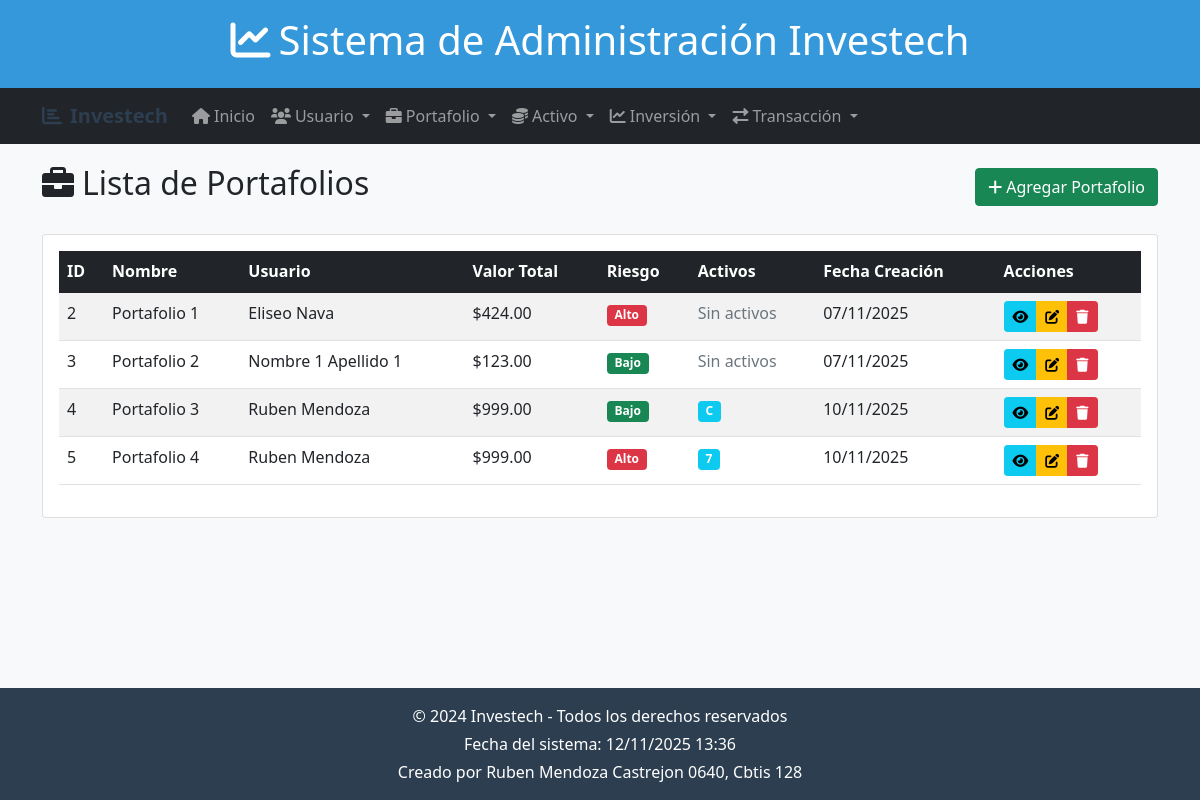
Screenshot of /portafolios/ with the database file from the repository.
### app_investech/models.py (models this page shows, shortened)
class Portafolio(models.Model):
    usuario = models.ForeignKey(Usuario, on_delete=models.CASCADE, related_name="portafolios")
    nombre = models.CharField(max_length=100)
    descripcion = models.TextField(blank=True)
    valor_total = models.DecimalField(max_digits=12, decimal_places=2, default=0.00)
    fecha_creacion = models.DateTimeField(auto_now_add=True)
    riesgo = models.CharField(max_length=50, choices=[('bajo', 'Bajo'), ('medio', 'Medio'), ('alto', 'Alto')])
    activos = models.ManyToManyField('Activo', related_name="portafolios")

class Usuario(models.Model):
    nombre = models.CharField(max_length=100)
    apellido = models.CharField(max_length=100)
    email = models.EmailField(unique=True)
    telefono = models.CharField(max_length=20, blank=True, null=True)
    fecha_registro = models.DateTimeField(auto_now_add=True)
    pais = models.CharField(max_length=50)
    saldo_disponible = models.DecimalField(max_digits=12, decimal_places=2, default=0.00)

class Activo(models.Model):
    nombre = models.CharField(max_length=100)
    tipo = models.CharField(max_length=50, choices=[
        ('accion', 'Acción'),
        ('bono', 'Bono'),
        ('cripto', 'Criptomoneda'),
        ('fondo', 'Fondo de inversión'),
        ('otro', 'Otro'),
    ])
    simbolo = models.CharField(max_length=10)
    precio_actual = models.DecimalField(max_digits=10, decimal_places=2)
    fecha_actualizacion = models.DateTimeField(auto_now=True)
    mercado = models.CharField(max_length=100)
    volatilidad = models.DecimalField(max_digits=5, decimal_places=2, help_text="Porcentaje de volatilidad")

### app_investech/views.py (the view)
# urls.py: path('portafolios/', views.inicio_portafolio, name='inicio_portafolio'),
def inicio_portafolio(request):
    portafolios = Portafolio.objects.all()
    return render(request, 'portafolio/ver_portafolio.html', {'portafolios': portafolios})

### app_investech/templates/portafolio/ver_portafolio.html (shortened to what this page needs)
{% extends 'base.html' %}
{% block content %}
<div class="d-flex justify-content-between align-items-center mb-4">
    <h2><i class="fas fa-briefcase me-2"></i>Lista de Portafolios</h2>
    <a href="{% url 'agregar_portafolio' %}" class="btn btn-success">
        <i class="fas fa-plus me-1"></i>Agregar Portafolio
    </a>
</div>
<div class="card">
    <div class="card-body">
        {% if portafolios %}
        <div class="table-responsive">
            <table class="table table-striped table-hover">
                <thead class="table-dark">
                    <tr>
                        <th>ID</th>
                        <th>Nombre</th>
                        <th>Usuario</th>
                        <th>Valor Total</th>
                        <th>Riesgo</th>
                        <th>Activos</th>
                        <th>Fecha Creación</th>
                        <th>Acciones</th>
                    </tr>
                </thead>
                <tbody>
                    {% for portafolio in portafolios %}
                    <tr>
                        <td>{{ portafolio.id }}</td>
                        <td>{{ portafolio.nombre }}</td>
                        <td>{{ portafolio.usuario.nombre }} {{ portafolio.usuario.apellido }}</td>
                        <td>${{ portafolio.valor_total }}</td>
                        <td>
                            <span class="badge
                                {% if portafolio.riesgo == 'bajo' %}bg-success
                                {% elif portafolio.riesgo == 'medio' %}bg-warning
                                {% else %}bg-danger{% endif %}">
                                {{ portafolio.get_riesgo_display }}
                            </span>
                        </td>
                        <td>
                            {% if portafolio.activos.all %}
                                {% for activo in portafolio.activos.all %}
                                    <span class="badge bg-info me-1" title="{{ activo.nombre }} - ${{ activo.precio_actual }}">
                                        {{ activo.simbolo }}
                                    </span>
                                {% endfor %}
                            {% else %}
                                <span class="text-muted">Sin activos</span>
                            {% endif %}
                        </td>
                        <td>{{ portafolio.fecha_creacion|date:"d/m/Y" }}</td>
                        <td>
                            <div class="btn-group btn-group-sm">
                                <a href="#" class="btn btn-info" title="Ver">
                                    <i class="fas fa-eye"></i>
                                </a>
                                <a href="{% url 'actualizar_portafolio' portafolio.id %}" class="btn btn-warning" title="Editar">
                                    <i class="fas fa-edit"></i>
                                </a>
                                <a href="{% url 'borrar_portafolio' portafolio.id %}" class="btn btn-danger" title="Borrar">
                                    <i class="fas fa-trash"></i>
                                </a>
                            </div>
                        </td>
                    </tr>
                    {% endfor %}
                </tbody>
            </table>
        </div>
        {% endif %}
    </div>
</div>
{% endblock %}

### app_investech/templates/base.html (shortened to what this page needs)
<!DOCTYPE html>
<html lang="es">
<head>
    <link href="https://cdn.jsdelivr.net/npm/bootstrap@5.1.3/dist/css/bootstrap.min.css" rel="stylesheet">
    <link href="https://cdnjs.cloudflare.com/ajax/libs/font-awesome/6.0.0/css/all.min.css" rel="stylesheet">
</head>
<body>
    {% include 'header.html' %}
    {% include 'navbar.html' %}
    <div class="main-content">
        <div class="container">
            {% block content %}
            {% endblock %}
        </div>
    </div>
    {% include 'footer.html' %}
</body>
</html>

### app_investech/templates/header.html
<header class="bg-primary text-white text-center py-3">
    <div class="container">
        <h1><i class="fas fa-chart-line me-2"></i>Sistema de Administración Investech</h1>
    </div>
</header>

### app_investech/templates/navbar.html (shortened to what this page needs)
<nav class="navbar navbar-expand-lg navbar-dark bg-dark">
    <div class="container">
        <a class="navbar-brand" href="{% url 'inicio' %}">
            <i class="fas fa-chart-bar me-2"></i>Investech
        </a>
        <div class="collapse navbar-collapse" id="navbarNav">
            <ul class="navbar-nav me-auto">
                <li class="nav-item">
                    <a class="nav-link" href="{% url 'inicio' %}">
                        <i class="fas fa-home me-1"></i>Inicio
                    </a>
                </li>
                <li class="nav-item dropdown">
                    <a class="nav-link dropdown-toggle" href="#" id="usuarioDropdown" role="button" data-bs-toggle="dropdown">
                        <i class="fas fa-users me-1"></i>Usuario
                    </a>
                </li>
                <li class="nav-item dropdown">
                    <a class="nav-link dropdown-toggle" href="#" id="portafolioDropdown" role="button" data-bs-toggle="dropdown">
                        <i class="fas fa-briefcase me-1"></i>Portafolio
                    </a>
                </li>
                <li class="nav-item dropdown">
                    <a class="nav-link dropdown-toggle" href="#" id="activoDropdown" role="button" data-bs-toggle="dropdown">
                        <i class="fas fa-coins me-1"></i>Activo
                    </a>
                </li>
                <li class="nav-item dropdown">
                    <a class="nav-link dropdown-toggle" href="#" id="inversionDropdown" role="button" data-bs-toggle="dropdown">
                        <i class="fas fa-chart-line me-1"></i>Inversión
                    </a>
                </li>
                <li class="nav-item dropdown">
                    <a class="nav-link dropdown-toggle" href="#" id="transaccionDropdown" role="button" data-bs-toggle="dropdown">
                        <i class="fas fa-exchange-alt me-1"></i>Transacción
                    </a>
                </li>
            </ul>
        </div>
    </div>
</nav>

### app_investech/templates/footer.html
<footer class="footer py-3 mt-5">
    <div class="container text-center">
        <p class="mb-1">&copy; 2024 Investech - Todos los derechos reservados</p>
        <p class="mb-1">Fecha del sistema: {% now "d/m/Y H:i" %}</p>
        <p class="mb-0">Creado por Ruben Mendoza Castrejon 0640, Cbtis 128</p>
    </div>
</footer>

### app_investech/templates/base.html (style rules this page uses)
body { background-color: #f8f9fa; min-height: 100vh; display: flex; flex-direction: column; }
.main-content { flex: 1; padding: 20px 0; }
.navbar-brand { font-weight: bold; color: #2c3e50 !important; }
.bg-primary { background-color: #3498db !important; }
.footer { background-color: #2c3e50; color: white; margin-top: auto; }

### rows the page displays
Portafolio: id "2", nombre "Portafolio 1", usuario.nombre "Eliseo", usuario.apellido "Nava", valor_total "424.00", riesgo "Alto", shows "Sin activos", fecha_creacion "07/11/2025"
Portafolio: id "3", nombre "Portafolio 2", usuario.nombre "Nombre 1", usuario.apellido "Apellido 1", valor_total "123.00", riesgo "Bajo", shows "Sin activos", fecha_creacion "07/11/2025"
Portafolio: id "4", nombre "Portafolio 3", usuario.nombre "Ruben", usuario.apellido "Mendoza", valor_total "999.00", riesgo "Bajo", fecha_creacion "10/11/2025"
Activo: simbolo "C"
Portafolio: id "5", nombre "Portafolio 4", usuario.nombre "Ruben", usuario.apellido "Mendoza", valor_total "999.00", riesgo "Alto", fecha_creacion "10/11/2025"
Activo: simbolo "7"
